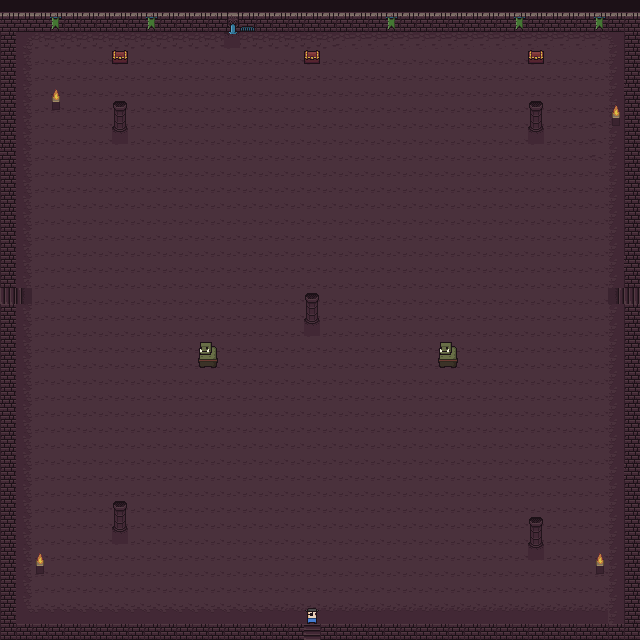

Tiled map render using the project's own tile images. Description and the map definition, with tile-layer contents summarised, below:
An orthogonal 40x40 tile map with 16x16 px tiles, 4 tile layers (Ground, Item, Enitity, Wall), 6 tilesets.

<map version="1.0" tiledversion="1.1.2" orientation="orthogonal" renderorder="right-down" width="40" height="40" tilewidth="16" tileheight="16" infinite="0" nextobjectid="1">
 <tileset firstgid="1" source="TileSet/0x72_16x16DungeonTileset.v4.tsx" />
 <tileset firstgid="257" source="TileSet/Open.tsx" />
 <tileset firstgid="258" source="TileSet/Door0.tsx" />
 <tileset firstgid="306" source="TileSet/0x72_16x16DungeonTileset.v4 (1).tsx" />
 <tileset firstgid="307" name="floor" tilewidth="16" tileheight="16" tilecount="44" columns="4">
  <image source="TileSet/floor.png" width="64" height="176" />
 </tileset>
 <tileset firstgid="351" name="schifi1" tilewidth="16" tileheight="16" tilecount="1360" columns="34">
  <image source="TileSet/schifi1.png" width="548" height="638" />
 </tileset>
 <layer name="Ground" width="40" height="40">
  <data>[1600 cells, 1600 non-empty, 17 distinct tile ids]</data>
 </layer>
 <layer name="Item" width="40" height="40">
  <data>[1600 cells, 11 non-empty, 3 distinct tile ids]</data>
 </layer>
 <layer name="Enitity" width="40" height="40">
  <data>[1600 cells, 9 non-empty, 5 distinct tile ids]</data>
 </layer>
 <layer name="Wall" width="40" height="40">
  <data>[1600 cells, 206 non-empty, 10 distinct tile ids]</data>
 </layer>
</map>
